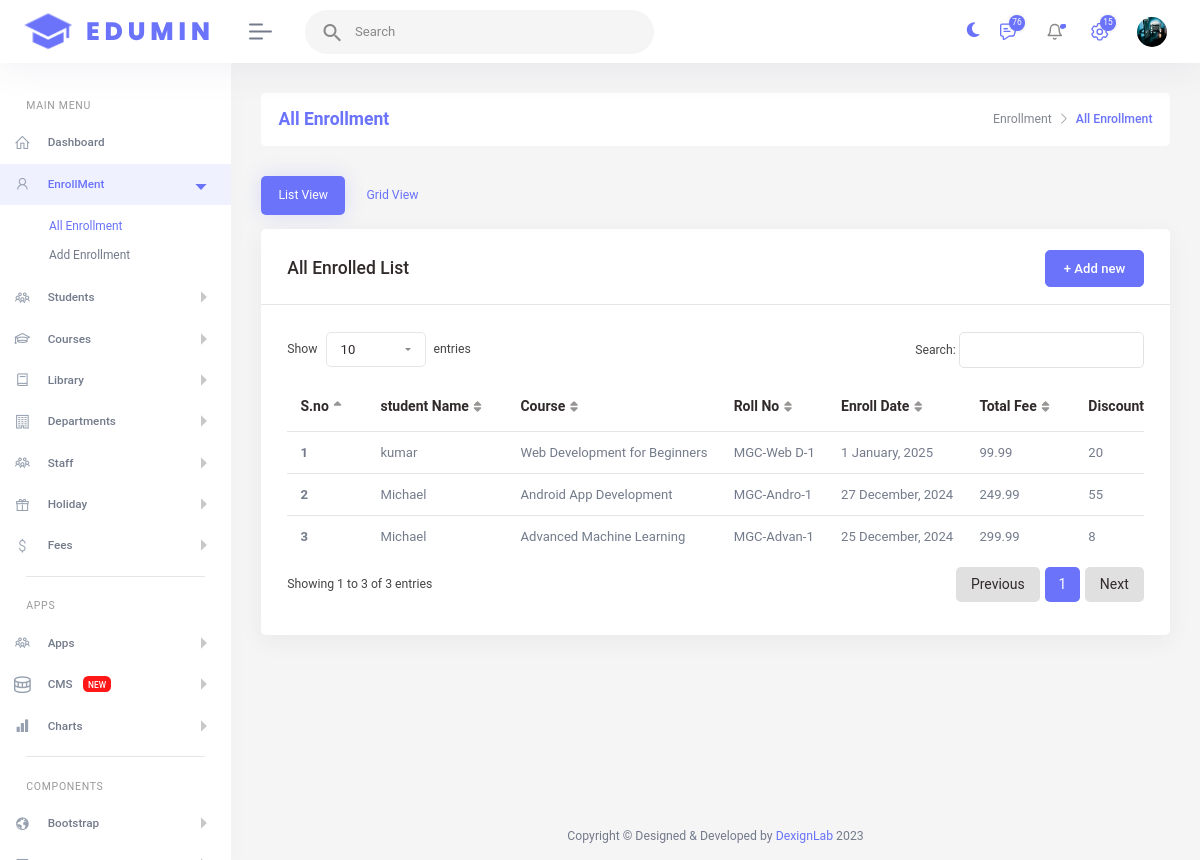
Screenshot of /all-enrollment.php with the database file from the repository.
### tables this page shows
CREATE TABLE `enrollments` (
  `enrollment_id` int(11) NOT NULL,
  `student_id` int(110) NOT NULL,
  `course_id` int(11) NOT NULL,
  `student_rollno` varchar(110) NOT NULL,
  `enrollment_date` varchar(111) NOT NULL,
  `fee_status` enum('active','completed','dropped','withdrawn') DEFAULT 'active',
  `enrollment_type` varchar(50) NOT NULL,
  `payment_status` enum('paid','unpaid','pending') DEFAULT 'pending',
  `start_date` varchar(50) DEFAULT NULL,
  `end_date` varchar(50) DEFAULT NULL,
  `discount_fee` decimal(60,0) DEFAULT NULL,
  `total_payable` decimal(60,0) DEFAULT NULL,
  `status` tinyint(1) NOT NULL DEFAULT 1,
  `created_at` timestamp(5) NOT NULL DEFAULT current_timestamp(5)
);

CREATE TABLE `students` (
  `id` int(11) NOT NULL,
  `name` varchar(50) NOT NULL,
  `last_name` varchar(200) DEFAULT NULL,
  `parents` varchar(200) DEFAULT NULL,
  `f_name` varchar(50) NOT NULL,
  `m_name` varchar(50) DEFAULT NULL,
  `dob` varchar(50) DEFAULT NULL,
  `gender` varchar(20) DEFAULT NULL,
  `email` varchar(100) DEFAULT NULL,
  `phone` varchar(15) DEFAULT NULL,
  `address` text DEFAULT NULL,
  `adm_date` varchar(50) DEFAULT NULL,
  `rollno` varchar(121) DEFAULT NULL,
  `sibling_id` tinyint(20) DEFAULT NULL,
  `password` varchar(222) DEFAULT NULL,
  `image` varchar(233) DEFAULT NULL,
  `status` tinyint(1) NOT NULL DEFAULT 1,
  `created_at` timestamp NOT NULL DEFAULT current_timestamp()
);

CREATE TABLE `courses` (
  `course_id` int(11) NOT NULL,
  `description` text DEFAULT NULL,
  `price` decimal(10,2) DEFAULT NULL,
  `name` varchar(100) DEFAULT NULL,
  `duration` varchar(100) DEFAULT NULL,
  `startingfrom` varchar(100) DEFAULT NULL,
  `teacher` varchar(100) DEFAULT NULL,
  `image` varchar(100) DEFAULT NULL,
  `course_code` varchar(100) DEFAULT NULL,
  `status` double NOT NULL DEFAULT 1,
  `created_at` timestamp NOT NULL DEFAULT current_timestamp()
);

### all-enrollment.php (the view, shortened to what this page needs)
<?php include_once 'includes/header.php'; ?>
<?php include_once 'includes/db_connaction.php'; ?>
<body>
	<div id="main-wrapper">
		<?php include_once 'includes/navbar.php'; ?>
		<?php include_once 'includes/sidebar.php'; ?>
		<div class="content-body">
			<div class="container-fluid">
				<div class="row page-titles mx-0">
					<div class="col-sm-6 p-md-0">
						<div class="welcome-text">
							<h4>All Enrollment</h4>
						</div>
					</div>
					<div class="col-sm-6 p-md-0 justify-content-sm-end mt-2 mt-sm-0 d-flex">
						<ol class="breadcrumb">
							<li class="breadcrumb-item"><a href="javascript:void(0);">Enrollment</a></li>
							<li class="breadcrumb-item active"><a href="add-.php">All Enrollment</a></li>
						</ol>
					</div>
				</div>
				<div class="row">
					<div class="col-lg-12">
						<ul class="nav nav-pills mb-3">
							<li class="nav-item"><a href="#list-view" data-bs-toggle="tab"
									class="nav-link me-1 show active">List View</a></li>
							<li class="nav-item"><a href="#grid-view" data-bs-toggle="tab" class="nav-link">Grid
									View</a></li>
						</ul>
					</div>
					<div class="col-lg-12">
						<div class="row tab-content">
							<div id="list-view" class="tab-pane fade active show col-lg-12">
								<div class="card">
									<div class="card-header">
										<h4 class="card-title">All Enrolled List </h4>
										<a href="add-enrollment.php" class="btn btn-primary">+ Add new</a>
									</div>
									<div class="card-body">
										<div class="table-responsive">
											<table id="example3" class="display text-nowrap" style="min-width: 845px">
												<thead>
													<tr>
														<th>S.no</th>
														<th>student Name</th>
														<th>Course</th>
														<th>Roll No</th>
														<th>Enroll Date</th>
														<th>Total Fee</th>
														<th>Discount</th>
													</tr>
												</thead>
												<tbody>
													<?php
													$admin_result = mysqli_query($con, "SELECT * FROM enrollments");
													$s_no = 1;
													if ($admin_result) {
														while ($admin_row = mysqli_fetch_assoc($admin_result)) {
															$courseId = $admin_row['course_id'];
															$studentdId = $admin_row['student_id'];
															$student_data = mysqli_fetch_assoc(mysqli_query($con, "SELECT * FROM students WHERE id = $studentdId"))['name'];
															$course_data = mysqli_fetch_assoc(mysqli_query($con, "SELECT * FROM courses WHERE course_id = $courseId"));
															$totalfee = $course_data['price'];
															$coursename = $course_data['name'];
													?>
															<tr>
																<td><strong><?= $s_no++ ?></strong></td>
																<td><?= $student_data ?></td>
																<td><?= $coursename ?></td>
																<td><?= $admin_row['student_rollno'] ?></td>
																<td><?= $admin_row['enrollment_date'] ?></td>
																<td><?= $totalfee ?></td>
																<td><?= $admin_row['discount_fee'] ?></td>
															</tr>
													<?php
														}
													}
													?>
												</tbody>
											</table>
										</div>
									</div>
								</div>
							</div>
						</div>
					</div>
				</div>
			</div>
		</div>
		<?php include_once 'includes/footer.php'; ?>
	</div>
</body>
</html>

### includes/header.php (shortened to what this page needs)
<!DOCTYPE html>
<html lang="en">
<head>
	<link href="../vendor/bootstrap-select/dist/css/bootstrap-select.min.css" rel="stylesheet">
    <link rel="stylesheet" href="vendor/jqvmap/css/jqvmap.min.css">
	<link rel="stylesheet" href="vendor/chartist/css/chartist.min.css">
	<link rel="stylesheet" href="vendor/bootstrap-select/dist/css/bootstrap-select.min.css">
	<link href="vendor/datatables/css/jquery.dataTables.min.css" rel="stylesheet">
	<link rel="stylesheet" href="vendor/pickadate/themes/default.css">
    <link rel="stylesheet" href="vendor/pickadate/themes/default.date.css">
	<link href="vendor/datatables/css/jquery.dataTables.min.css" rel="stylesheet">
    <link rel="stylesheet" href="css/style.css">
</head>

### includes/navbar.php (shortened to what this page needs)
 <div class="nav-header">
     <a href="index.html" class="brand-logo">
     </a>
     <div class="nav-control">
         <div class="hamburger">
             <span class="line"></span><span class="line"></span><span class="line"></span>
         </div>
     </div>
 </div>
 <div class="header">
     <div class="header-content">
         <nav class="navbar navbar-expand">
             <div class="collapse navbar-collapse justify-content-between">
                 <div class="header-left">
                     <div class="search_bar dropdown">
                         <span class="search_icon p-3 c-pointer" data-bs-toggle="dropdown">
                             <i class="mdi mdi-magnify"></i>
                         </span>
                         <div class="dropdown-menu p-0 m-0">
                             <form>
                                 <input class="form-control" type="search" placeholder="Search" aria-label="Search">
                             </form>
                         </div>
                     </div>
                 </div>
                 <ul class="navbar-nav header-right">
                     <li class="nav-item dropdown notification_dropdown">
                         <a class="nav-link bell dlab-theme-mode p-0" href="javascript:void(0);">
                             <i id="icon-dark" class="fas fa-moon"></i>
                         </a>
</li>
<li class="nav-item dropdown notification_dropdown">
                         <a class="nav-link bell-link " href="javascript:void(0);">
		<span class="badge light text-white bg-primary rounded-circle">76</span>
                         </a>
</li>
                     <li class="nav-item dropdown notification_dropdown">
                         <a class="nav-link bell ai-icon" href="javascript:void(0);" role="button" data-bs-toggle="dropdown">
                             <div class="pulse-css"></div>
                         </a>
                     </li>
                     <li class="nav-item dropdown notification_dropdown">
                         <a class="nav-link " href="javascript:void(0);" data-bs-toggle="dropdown">
		<span class="badge light text-white bg-primary rounded-circle">15</span>
                         </a>
</li>
                     <li class="nav-item dropdown header-profile">
                         <a class="nav-link" href="javascript:void(0);" role="button" data-bs-toggle="dropdown">
                             <img src="images/profile/education/pic1.jpg" width="20" alt="">
                         </a>
                     </li>
                 </ul>
             </div>
         </nav>
     </div>
 </div>

### includes/sidebar.php (shortened to what this page needs)
<div class="dlabnav">
    <div class="dlabnav-scroll">
        <ul class="metismenu" id="menu">
            <li class="nav-label first">Main Menu</li>
            <li><a href="index.php" aria-expanded="false">
                    <i class="la la-home"></i>
                    <span class="nav-text">Dashboard</span>
                </a>
            </li>
            <li><a class="has-arrow" href="javascript:void(0);" aria-expanded="false">
                    <i class="la la-user"></i>
                    <span class="nav-text">EnrollMent </span>
                </a>
                <ul aria-expanded="false">
                    <li><a href="all-enrollment.php">All Enrollment</a></li>
                    <li><a href="add-enrollment.php">Add Enrollment</a></li>
                </ul>
            </li>
            <li><a class="has-arrow" href="javascript:void(0);" aria-expanded="false">
                    <i class="la la-users"></i>
                    <span class="nav-text">Students</span>
                </a>
            </li>
            <li><a class="has-arrow" href="javascript:void(0);" aria-expanded="false">
                    <i class="la la-graduation-cap"></i>
                    <span class="nav-text">Courses</span>
                </a>
            </li>
            <li><a class="has-arrow" href="javascript:void(0);" aria-expanded="false">
                    <i class="la la-book"></i>
                    <span class="nav-text">Library</span>
                </a>
            </li>
            <li><a class="has-arrow" href="javascript:void(0);" aria-expanded="false">
                    <i class="la la-building"></i>
                    <span class="nav-text">Departments</span>
                </a>
            </li>
            <li><a class="has-arrow" href="javascript:void(0);" aria-expanded="false">
                    <i class="la la-users"></i>
                    <span class="nav-text">Staff</span>
                </a>
            </li>
            <li><a class="has-arrow" href="javascript:void(0);" aria-expanded="false">
                    <i class="la la-gift"></i>
                    <span class="nav-text">Holiday</span>
                </a>
            </li>
            <li><a class="has-arrow" href="javascript:void(0);" aria-expanded="false">
                    <i class="la la-dollar"></i>
                    <span class="nav-text">Fees</span>
                </a>
            </li>
            <li class="nav-label">Apps</li>
            <li><a class="has-arrow" href="javascript:void(0);" aria-expanded="false">
                    <i class="la la-users"></i>
                    <span class="nav-text">Apps</span>
                </a>
            </li>
            <li><a class="has-arrow ai-icon" href="javascript:void(0)" aria-expanded="false">
                    <i class="flaticon-381-database-1"></i>
                    <span class="nav-text">CMS</span>
                    <span class="badge badge-danger badge-xs ms-2">NEW</span>
                </a>
            </li>
            <li><a class="has-arrow ai-icon" href="javascript:void(0);" aria-expanded="false">
                    <i class="la la-signal"></i>
                    <span class="nav-text">Charts</span>
                </a>
            </li>
            <li class="nav-label">Components</li>
            <li class="ui-menu"><a class="has-arrow ai-icon" href="javascript:void(0);" aria-expanded="false">
                    <i class="la la-globe"></i>
                    <span class="nav-text">Bootstrap</span>
                </a>
            </li>
            <li><a class="has-arrow" href="javascript:void(0);" aria-expanded="false">
                </a>
            </li>
        </ul>
    </div>
</div>

### includes/footer.php
<div class="footer">
            <div class="copyright">
                <p>Copyright © Designed &amp; Developed by <a href="http://dexignlab.com/" target="_blank">DexignLab</a> 2023</p>
            </div>
        </div>

### rows the page displays
enrollments: student.name "kumar", course.name "Web Development for Beginners", student_rollno "MGC-Web D-1", enrollment_date "1 January, 2025", course.price "99.99", discount_fee "20"
enrollments: student.name "Michael", course.name "Android App Development", student_rollno "MGC-Andro-1", enrollment_date "27 December, 2024", course.price "249.99", discount_fee "55"
enrollments: student.name "Michael", course.name "Advanced Machine Learning", student_rollno "MGC-Advan-1", enrollment_date "25 December, 2024", course.price "299.99", discount_fee "8"
